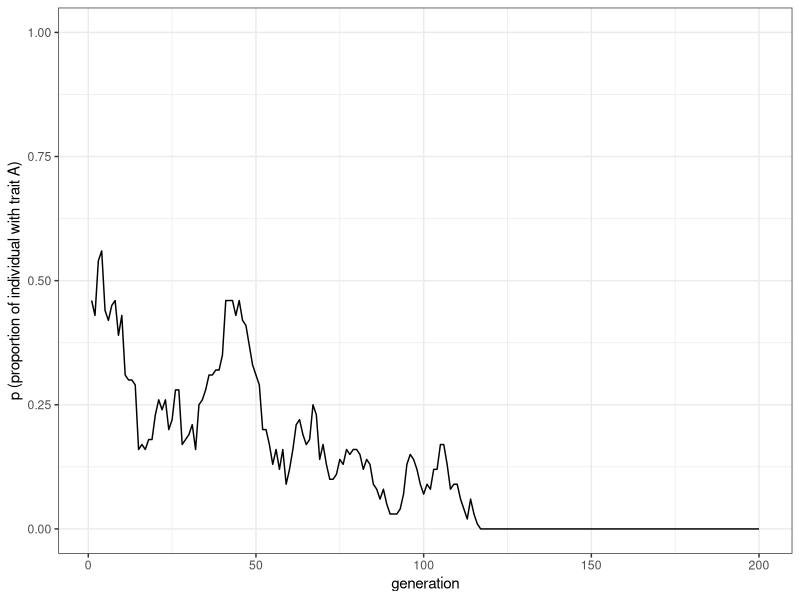
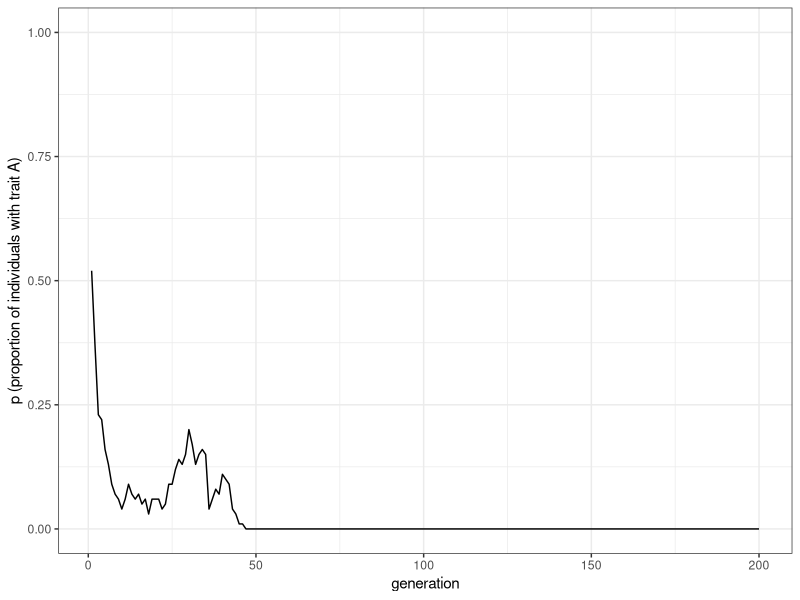
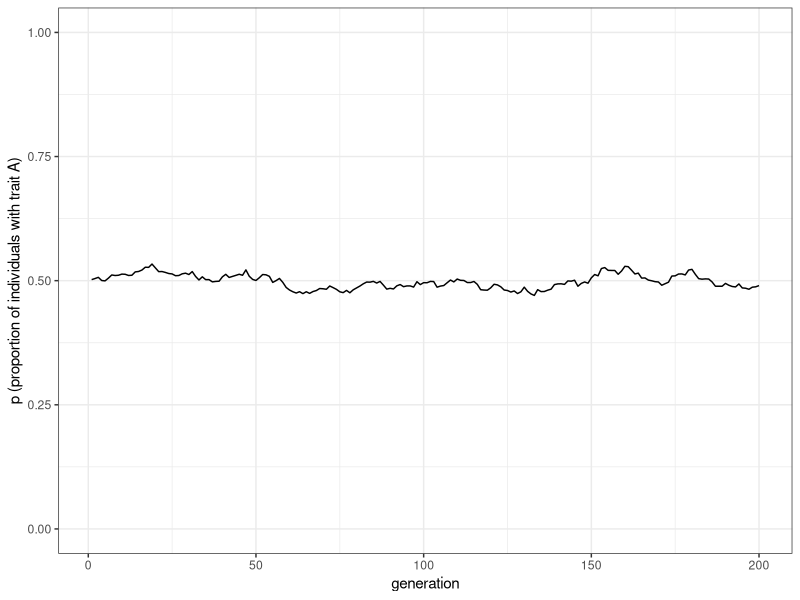
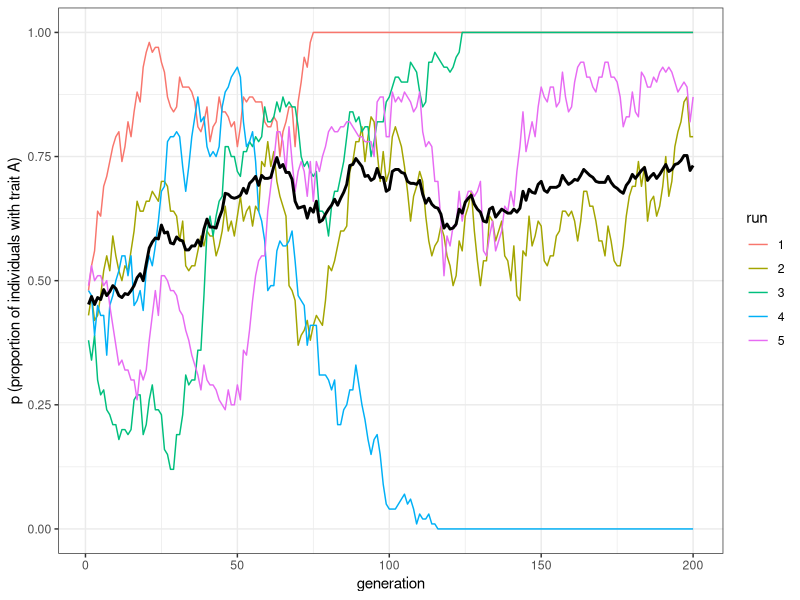
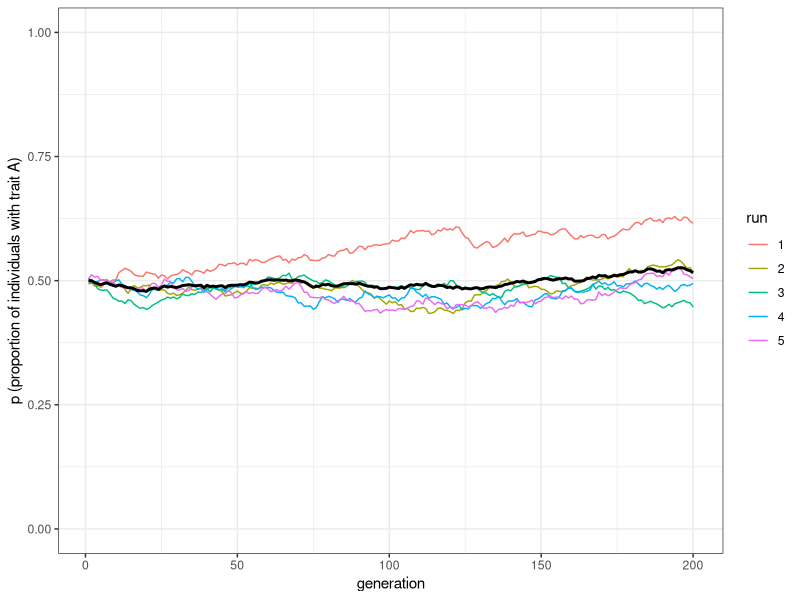
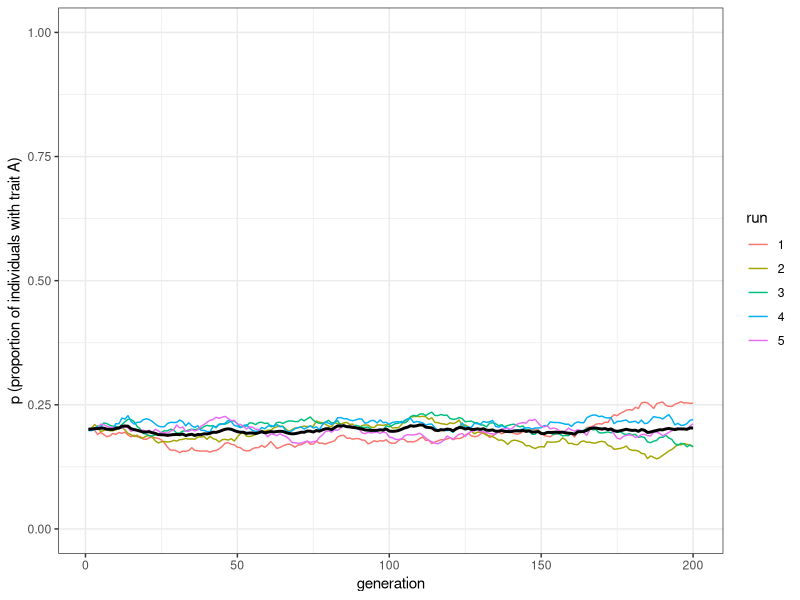

These charts were generated, in order, by the following R code:
#' Acerbi
#' https://acerbialberto.com/IBM-cultevo/unbiased-transmission.html#plotting-the-model-results

N <- 100
t_max <- 200

library(tidyverse)
population <- tibble(
  trait = sample(c("A", "B"), N, replace = TRUE)
)
population %>% count(trait)

output <- tibble(generation = 1:t_max, p = rep(NA, t_max))
output
output$p[1] <- sum(population$trait == "A") / N

for (t in 2:t_max) {
  previous_population <- population
  population <- tibble(
    trait = sample(previous_population$trait, N, replace = TRUE)
  )
  output$p[t] <- sum(population$trait == "A") / N
}
output

ggplot(data = output, aes(y = p, x = generation)) +
  geom_line() +
  ylim(c(0, 1)) +
  theme_bw() +
  labs(y = "p (proportion of individual with trait A)")

#' 1.4 Write a function to wrap the model code
unbiased_transmission_1 <- function(N, t_max) {
  population <- tibble(trait = sample(c("A", "B"), N, replace = TRUE))
  output <- tibble(generation = 1:t_max, p = rep(NA, t_max))
  output$p[1] <- sum(population$trait == "A") / N
  for (t in 2:t_max) {
    # Copy individuals to previous_population tibble
    previous_population <- population 
    
    # Randomly copy from previous generation
    population <- tibble(trait = sample(previous_population$trait, N, replace = TRUE))
    
    # Get p and put it into output slot for this generation t
    output$p[t] <- sum(population$trait == "A") / N 
  }
  # Export data from function
  output
}

data_model <- unbiased_transmission_1(N = 100, t_max = 200)

plot_single_run <- function(data_model) {
  ggplot(data = data_model, aes(y = p, x = generation)) +
    geom_line() +
    ylim(c(0, 1)) +
    theme_bw() +
    labs(y = "p (proportion of individuals with trait A)")
}

plot_single_run(data_model)

data_model <- unbiased_transmission_1(N = 10000, t_max = 200)
plot_single_run(data_model)

#' 1.5 Run several independent simulations and plot their results
#' 

unbiased_transmission_2 <- function(N, t_max, r_max) {
  output <- tibble(
    generation = rep(1:t_max, r_max), 
    p          = as.numeric(rep(NA, t_max * r_max)), 
    run        = as.factor(rep(1:r_max, each = t_max))
  )
  # For each run
  for (r in 1:r_max) { 
    # Create first generation
    population <- tibble(trait = sample(c("A", "B"), N, replace = TRUE))
    
    # Add first generation's p for run r
    output[output$generation == 1 & output$run == r, ]$p <-
      sum(population$trait == "A") / N 
    
    # For each generation
    for (t in 2:t_max) {
      # Copy individuals to previous_population tibble
      previous_population <- population 
      
      # Randomly copy from previous generation
      population <- tibble(trait = sample(previous_population$trait, N, replace = TRUE))
      
      # Get p and put it into output slot for this generation t and run r
      output[output$generation == t & output$run == r, ]$p <- 
        sum(population$trait == "A") / N 
    }
  }
  # Export data from function
  output 
}

plot_multiple_runs <- function(data_model) {
  ggplot(data = data_model, aes(y = p, x = generation)) +
    geom_line(aes(colour = run)) +
    stat_summary(fun = mean, geom = "line", size = 1) +
    ylim(c(0, 1)) +
    theme_bw() +
    labs(y = "p (proportion of individuals with trait A)")
}

data_model <- unbiased_transmission_2(N = 100, t_max = 200, r_max = 5)
plot_multiple_runs(data_model)

data_model

data_model <- unbiased_transmission_2(N = 10000, t_max = 200, r_max = 5)
plot_multiple_runs(data_model)

#' 1.6 Varying initial conditions
#' 
unbiased_transmission_3 <- function(N, p_0, t_max, r_max) {
  output <- tibble(generation = rep(1:t_max, r_max), 
                   p = as.numeric(rep(NA, t_max * r_max)), 
                   run = as.factor(rep(1:r_max, each = t_max)))
  # For each run
  for (r in 1:r_max) {
    # Create first generation
    population <- tibble(trait = sample(c("A", "B"), N, replace = TRUE, 
                                        prob = c(p_0, 1 - p_0)))
    
    # Add first generation's p for run r
    output[output$generation == 1 & output$run == r, ]$p <- 
      sum(population$trait == "A") / N 
    for (t in 2:t_max) {
      # Copy individuals to previous_population tibble
      previous_population <- population 
      
      # Randomly copy from previous generation
      population <- tibble(trait = sample(previous_population$trait, N, replace = TRUE))
      
      # Get p and put it into output slot for this generation t and run r
      output[output$generation == t & output$run == r, ]$p <- 
        sum(population$trait == "A") / N  
    }
  }
  # Export data from function
  output 
}

data_model <- unbiased_transmission_3(N = 10000, p_0 = 0.2, t_max = 200, r_max = 5)
plot_multiple_runs(data_model)
